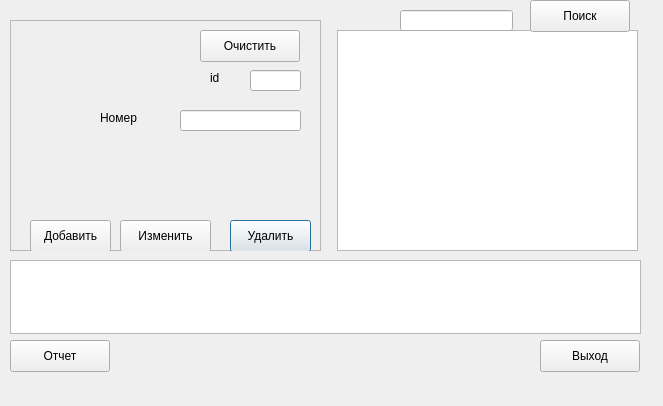
<?xml version="1.0" encoding="UTF-8"?>
<ui version="4.0">
 <class>onb2</class>
 <widget class="QDialog" name="onb2">
  <property name="geometry">
   <rect>
    <x>0</x>
    <y>0</y>
    <width>663</width>
    <height>406</height>
   </rect>
  </property>
  <property name="windowTitle">
   <string>Dialog</string>
  </property>
  <widget class="QFrame" name="frame">
   <property name="geometry">
    <rect>
     <x>10</x>
     <y>20</y>
     <width>311</width>
     <height>231</height>
    </rect>
   </property>
   <property name="frameShape">
    <enum>QFrame::StyledPanel</enum>
   </property>
   <property name="frameShadow">
    <enum>QFrame::Plain</enum>
   </property>
   <widget class="QLineEdit" name="le2">
    <property name="geometry">
     <rect>
      <x>170</x>
      <y>90</y>
      <width>121</width>
      <height>21</height>
     </rect>
    </property>
   </widget>
   <widget class="QPushButton" name="btn3">
    <property name="geometry">
     <rect>
      <x>220</x>
      <y>200</y>
      <width>81</width>
      <height>32</height>
     </rect>
    </property>
    <property name="text">
     <string>Удалить</string>
    </property>
   </widget>
   <widget class="QPushButton" name="btn2">
    <property name="geometry">
     <rect>
      <x>110</x>
      <y>200</y>
      <width>91</width>
      <height>32</height>
     </rect>
    </property>
    <property name="text">
     <string>Изменить</string>
    </property>
   </widget>
   <widget class="QPushButton" name="btn1">
    <property name="geometry">
     <rect>
      <x>20</x>
      <y>200</y>
      <width>81</width>
      <height>32</height>
     </rect>
    </property>
    <property name="text">
     <string>Добавить</string>
    </property>
   </widget>
   <widget class="QPushButton" name="btn4">
    <property name="geometry">
     <rect>
      <x>190</x>
      <y>10</y>
      <width>100</width>
      <height>32</height>
     </rect>
    </property>
    <property name="text">
     <string>Очистить</string>
    </property>
   </widget>
   <widget class="QLabel" name="lbId_2">
    <property name="geometry">
     <rect>
      <x>200</x>
      <y>50</y>
      <width>11</width>
      <height>16</height>
     </rect>
    </property>
    <property name="text">
     <string>id</string>
    </property>
   </widget>
   <widget class="QLineEdit" name="le1">
    <property name="geometry">
     <rect>
      <x>240</x>
      <y>50</y>
      <width>51</width>
      <height>21</height>
     </rect>
    </property>
   </widget>
   <widget class="QLabel" name="label">
    <property name="geometry">
     <rect>
      <x>90</x>
      <y>90</y>
      <width>61</width>
      <height>16</height>
     </rect>
    </property>
    <property name="text">
     <string>Номер</string>
    </property>
   </widget>
  </widget>
  <widget class="QTableWidget" name="tw">
   <property name="geometry">
    <rect>
     <x>337</x>
     <y>30</y>
     <width>301</width>
     <height>221</height>
    </rect>
   </property>
  </widget>
  <widget class="QPushButton" name="btnReport">
   <property name="geometry">
    <rect>
     <x>10</x>
     <y>340</y>
     <width>100</width>
     <height>32</height>
    </rect>
   </property>
   <property name="text">
    <string>Отчет</string>
   </property>
  </widget>
  <widget class="QLineEdit" name="leSearch">
   <property name="geometry">
    <rect>
     <x>400</x>
     <y>10</y>
     <width>113</width>
     <height>21</height>
    </rect>
   </property>
  </widget>
  <widget class="QPushButton" name="btnExit">
   <property name="geometry">
    <rect>
     <x>540</x>
     <y>340</y>
     <width>100</width>
     <height>32</height>
    </rect>
   </property>
   <property name="text">
    <string>Выход</string>
   </property>
  </widget>
  <widget class="QPushButton" name="btnSearch">
   <property name="geometry">
    <rect>
     <x>530</x>
     <y>0</y>
     <width>100</width>
     <height>32</height>
    </rect>
   </property>
   <property name="text">
    <string>Поиск</string>
   </property>
  </widget>
  <widget class="QTextEdit" name="teResult">
   <property name="geometry">
    <rect>
     <x>10</x>
     <y>260</y>
     <width>631</width>
     <height>74</height>
    </rect>
   </property>
   <property name="readOnly">
    <bool>true</bool>
   </property>
  </widget>
 </widget>
 <resources/>
 <connections/>
</ui>
